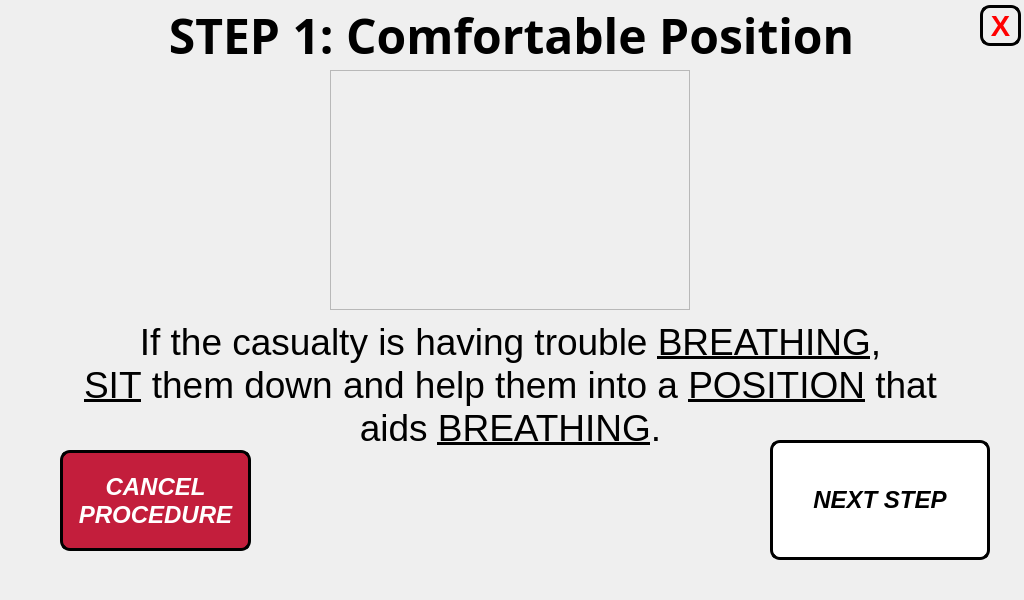
<?xml version="1.0" encoding="UTF-8"?>
<ui version="4.0">
 <class>step_1_window</class>
 <widget class="QMainWindow" name="step_1_window">
  <property name="geometry">
   <rect>
    <x>0</x>
    <y>0</y>
    <width>1024</width>
    <height>600</height>
   </rect>
  </property>
  <property name="minimumSize">
   <size>
    <width>1024</width>
    <height>600</height>
   </size>
  </property>
  <property name="maximumSize">
   <size>
    <width>1024</width>
    <height>600</height>
   </size>
  </property>
  <property name="windowTitle">
   <string>Step 1 Procedure</string>
  </property>
  <widget class="QWidget" name="centralwidget">
   <widget class="QLabel" name="title_step">
    <property name="geometry">
     <rect>
      <x>6</x>
      <y>0</y>
      <width>1011</width>
      <height>71</height>
     </rect>
    </property>
    <property name="font">
     <font>
      <family>Unispace</family>
      <pointsize>18</pointsize>
      <weight>75</weight>
      <bold>true</bold>
     </font>
    </property>
    <property name="text">
     <string>&lt;html&gt;&lt;head/&gt;&lt;body&gt;&lt;p align=&quot;center&quot;&gt;&lt;span style=&quot; font-size:36pt;&quot;&gt;STEP 1: Comfortable Position&lt;/span&gt;&lt;/p&gt;&lt;/body&gt;&lt;/html&gt;</string>
    </property>
    <property name="alignment">
     <set>Qt::AlignCenter</set>
    </property>
   </widget>
   <widget class="QLabel" name="text_steps">
    <property name="geometry">
     <rect>
      <x>20</x>
      <y>310</y>
      <width>981</width>
      <height>151</height>
     </rect>
    </property>
    <property name="font">
     <font>
      <pointsize>14</pointsize>
     </font>
    </property>
    <property name="text">
     <string>&lt;html&gt;&lt;head/&gt;&lt;body&gt;&lt;p align=&quot;center&quot;&gt;&lt;span style=&quot; font-family:'Calibri'; font-size:28pt; color:#000000;&quot;&gt;If the casualty is having trouble &lt;/span&gt;&lt;span style=&quot; font-family:'Calibri'; font-size:28pt; text-decoration: underline; color:#000000;&quot;&gt;BREATHING&lt;/span&gt;&lt;span style=&quot; font-family:'Calibri'; font-size:28pt; color:#000000;&quot;&gt;,&lt;br/&gt;&lt;/span&gt;&lt;span style=&quot; font-family:'Calibri'; font-size:28pt; text-decoration: underline; color:#000000;&quot;&gt;SIT&lt;/span&gt;&lt;span style=&quot; font-family:'Calibri'; font-size:28pt; color:#000000;&quot;&gt; them down and help them into a &lt;/span&gt;&lt;span style=&quot; font-family:'Calibri'; font-size:28pt; text-decoration: underline; color:#000000;&quot;&gt;POSITION&lt;/span&gt;&lt;span style=&quot; font-family:'Calibri'; font-size:28pt; color:#000000;&quot;&gt; that &lt;br/&gt;aids &lt;/span&gt;&lt;span style=&quot; font-family:'Calibri'; font-size:28pt; text-decoration: underline; color:#000000;&quot;&gt;BREATHING&lt;/span&gt;&lt;span style=&quot; font-family:'Calibri'; font-size:28pt; color:#000000;&quot;&gt;.&lt;/span&gt;&lt;/p&gt;&lt;/body&gt;&lt;/html&gt;</string>
    </property>
   </widget>
   <widget class="QLabel" name="gif_player_label">
    <property name="geometry">
     <rect>
      <x>330</x>
      <y>70</y>
      <width>360</width>
      <height>240</height>
     </rect>
    </property>
    <property name="minimumSize">
     <size>
      <width>360</width>
      <height>240</height>
     </size>
    </property>
    <property name="maximumSize">
     <size>
      <width>360</width>
      <height>240</height>
     </size>
    </property>
    <property name="font">
     <font>
      <family>Unispace</family>
      <pointsize>16</pointsize>
      <weight>75</weight>
      <bold>true</bold>
     </font>
    </property>
    <property name="frameShape">
     <enum>QFrame::StyledPanel</enum>
    </property>
    <property name="lineWidth">
     <number>1</number>
    </property>
    <property name="text">
     <string/>
    </property>
    <property name="alignment">
     <set>Qt::AlignCenter</set>
    </property>
   </widget>
   <widget class="QPushButton" name="next_step_button">
    <property name="geometry">
     <rect>
      <x>770</x>
      <y>440</y>
      <width>220</width>
      <height>120</height>
     </rect>
    </property>
    <property name="minimumSize">
     <size>
      <width>220</width>
      <height>120</height>
     </size>
    </property>
    <property name="maximumSize">
     <size>
      <width>220</width>
      <height>120</height>
     </size>
    </property>
    <property name="font">
     <font>
      <pointsize>18</pointsize>
      <weight>75</weight>
      <italic>true</italic>
      <bold>true</bold>
     </font>
    </property>
    <property name="cursor">
     <cursorShape>PointingHandCursor</cursorShape>
    </property>
    <property name="styleSheet">
     <string notr="true">QPushButton:hover:!pressed
{
  background-color: rgb(195,30,60);
}

QPushButton
{
  background-color: white;
color: black;
border-style: outset;
border-width: 3px;
border-radius:10px;
border-color: black;
}</string>
    </property>
    <property name="text">
     <string>NEXT STEP</string>
    </property>
   </widget>
   <widget class="QLabel" name="label">
    <property name="geometry">
     <rect>
      <x>0</x>
      <y>0</y>
      <width>1024</width>
      <height>600</height>
     </rect>
    </property>
    <property name="minimumSize">
     <size>
      <width>1024</width>
      <height>600</height>
     </size>
    </property>
    <property name="maximumSize">
     <size>
      <width>1024</width>
      <height>600</height>
     </size>
    </property>
    <property name="text">
     <string/>
    </property>
    <property name="pixmap">
     <pixmap>../pictures/program_pictures/main_wallpaper.png</pixmap>
    </property>
   </widget>
   <widget class="QPushButton" name="end_procedure_now_button">
    <property name="geometry">
     <rect>
      <x>60</x>
      <y>450</y>
      <width>191</width>
      <height>101</height>
     </rect>
    </property>
    <property name="minimumSize">
     <size>
      <width>0</width>
      <height>0</height>
     </size>
    </property>
    <property name="maximumSize">
     <size>
      <width>16777215</width>
      <height>16777215</height>
     </size>
    </property>
    <property name="font">
     <font>
      <pointsize>18</pointsize>
      <weight>75</weight>
      <italic>true</italic>
      <bold>true</bold>
     </font>
    </property>
    <property name="styleSheet">
     <string notr="true">QPushButton:hover:!pressed
{
  background-color: grey;
}

QPushButton
{
  background-color: rgb(195,30,60);
color: white;
border-style: outset;
border-width: 3px;
border-radius:10px;
border-color: black;
}</string>
    </property>
    <property name="text">
     <string>CANCEL
PROCEDURE</string>
    </property>
   </widget>
   <widget class="QPushButton" name="close_button">
    <property name="geometry">
     <rect>
      <x>980</x>
      <y>5</y>
      <width>41</width>
      <height>41</height>
     </rect>
    </property>
    <property name="font">
     <font>
      <pointsize>22</pointsize>
      <weight>75</weight>
      <bold>true</bold>
     </font>
    </property>
    <property name="styleSheet">
     <string notr="true">QPushButton:hover:!pressed
{
  background-color: rgb(195,30,60);
}

QPushButton
{

color: red;
border-style: outset;
border-width: 3px;
border-radius:10px;
border-color: black;
}
</string>
    </property>
    <property name="text">
     <string>X</string>
    </property>
   </widget>
   <zorder>label</zorder>
   <zorder>text_steps</zorder>
   <zorder>title_step</zorder>
   <zorder>gif_player_label</zorder>
   <zorder>next_step_button</zorder>
   <zorder>end_procedure_now_button</zorder>
   <zorder>close_button</zorder>
  </widget>
 </widget>
 <resources/>
 <connections/>
</ui>
